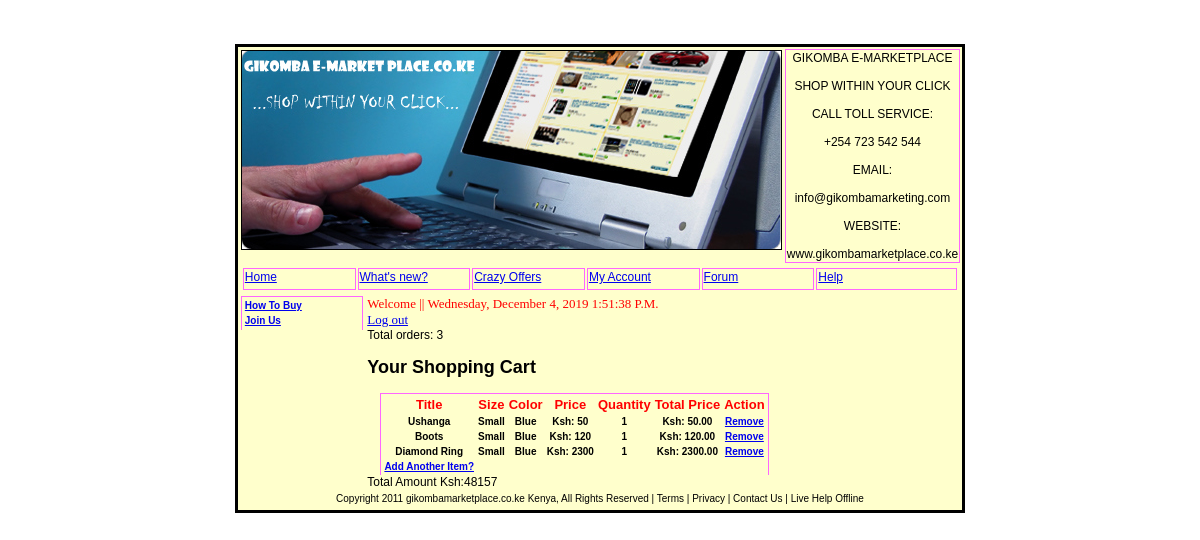
The app's page /showcart.php with its own data.
### tables this page shows
CREATE TABLE `store_shoppertrack` (
  `id` int(3) NOT NULL auto_increment,
  `session_id` varchar(255) NOT NULL,
  `sel_item_id` int(3) NOT NULL,
  `sel_item_qty` smallint(255) NOT NULL,
  `sel_item_size` varchar(255) NOT NULL,
  `sel_item_color` varchar(255) NOT NULL,
  `date_added` datetime NOT NULL,
  PRIMARY KEY  (`id`)
);

CREATE TABLE `store_items` (
  `id` int(3) NOT NULL auto_increment,
  `cat_id` int(3) NOT NULL,
  `title` varchar(255) NOT NULL,
  `price` varchar(255) NOT NULL,
  `description` varchar(255) NOT NULL,
  `image` varchar(255) NOT NULL,
  PRIMARY KEY  (`id`)
);

### showcart.php (the view, shortened to what this page needs)
<html>
<head>
<link href="design.css" rel="stylesheet" type="text/css">
</head>
<body>
<table width="57%" align="center" class="mainbody">
  <tr valign="top" class="mainbody">
    <td height="88" colspan="2"><div align="center"><img src="images/banner2.jpg" width="539" height="198" border="1"></div></td>
    <td width="28%" height="88" class="menuheaders"><div align="center">GIKOMBA
        E-MARKETPLACE<br>
        <br>
        SHOP WITHIN YOUR CLICK <br>
        <br>
        CALL TOLL SERVICE:<br>
        <br>
        +254 723 542 544<br>
        <br>
        EMAIL: <br>
        <br>
        info@gikombamarketing.com<br>
        <br>
        WEBSITE:<br>
        <br>
        www.gikombamarketplace.co.ke</div></td>
  </tr>
  <tr valign="top">
    <td colspan="3"><table width="100%">
        <tr valign="top">
          <td width="16%" height="22" class="menuheaders"><p><a href="index.php">Home</a></p></td>
          <td width="16%" class="menuheaders"><a href="whats_new.php">What's new?</a></td>
          <td width="16%" class="menuheaders"><a href="crazy_offers.php">Crazy
            Offers</a></td>
          <td width="16%" class="menuheaders"><a href="account.php">My Account</a></td>
          <td width="16%" class="menuheaders"><a href="community.php">Forum</a></td>
          <td width="20%" class="menuheaders"><a href="help.php">Help</a></td>
        </tr>
      </table></td>
  </tr>
  <tr>
    <td width="23%" height="159" valign="top"><table width="100%" align="center" class="tabledesign">
        <tr>
          <td valign="top"><a href="help.php">How to buy</a></td>
        </tr>
        <tr>
          <td height="14" valign="top"><a href="signup.php">join us</a></td>
        </tr>
      </table></td>
    <td valign="top">
      <?php
echo"<font face='Verdana' size='2' color=red >Welcome <font color=blue>$_SESSION[name]</font>|| <span class=style49
 id=clock>Thursday, January 15, 2009</span>
              <script type=text/javascript src=clock.js></script><A HREF=logout.php><br>Log out<br></A></center></font></span>
	</font>";
  $msg = "<h2>Your Shopping Cart</h2>";
  $get_cart = "select st.id, si.title, si.price, st.sel_item_qty,
  st.sel_item_size, st.sel_item_color from store_shoppertrack as st
  left join store_items as si on si.id = st.sel_item_id where
  session_id = '$PHPSESSID'";
  $get_cart_res = mysql_query($get_cart) or die(mysql_error());
  $counter = 0;
  while ($row = mysql_fetch_array($get_cart_res))
  {
    $counter++;
  }
  echo "Total orders: {$counter}<br>";
  $get_cart_res = mysql_query($get_cart) or die(mysql_error());
 if (mysql_num_rows($get_cart_res) < 1) {
     $msg .= "<P>You have no items in your cart.
     Please <a href=\"buy.php\">continue to shop</a>!</p>";
  } else {
      $msg .= "
      <table align=center class=tabledesign>
     <tr valign=top>
     <th><font color='red' size='2' face='Verdana, Arial, Helvetica, sans-serif'>Title</font></th>
     <th><font color='red' size='2' face='Verdana, Arial, Helvetica, sans-serif'>Size</font></th>
     <th><font color='red' size='2' face='Verdana, Arial, Helvetica, sans-serif'>Color</font></th>
     <th><font color='red' size='2' face='Verdana, Arial, Helvetica, sans-serif'>Price</font></th>
    <th><font color='red' size='2' face='Verdana, Arial, Helvetica, sans-serif'>Quantity</font></th>
     <th><font color='red' size='2' face='Verdana, Arial, Helvetica, sans-serif'>Total Price</font></th>
     <th><font color='red' size='2' face='Verdana, Arial, Helvetica, sans-serif'>Action</font></th>
     </tr>";
     while ($cart = mysql_fetch_array($get_cart_res)) {
         $id = $cart['id'];
         $item_title = stripslashes($cart['title']);
         $item_price = $cart['price'];
         $item_qty = $cart['sel_item_qty'];
         $item_color = $cart['sel_item_color'];
         $item_size = $cart['sel_item_size'];
         $total_price = sprintf("%.02f", $item_price * $item_qty);
         $msg .= "<tr valign=top>
         <td align=center><font color='black' size='1' face='Verdana, Arial, Helvetica, sans-serif'>$item_title </font><br></td>
         <td align=center><font color='black' size='1' face='Verdana, Arial, Helvetica, sans-serif'>$item_size </font><br></td>
         <td align=center><font color='black' size='1' face='Verdana, Arial, Helvetica, sans-serif'>$item_color</font> <br></td>
         <td align=center><font color='black' size='1' face='Verdana, Arial, Helvetica, sans-serif'>Ksh: $item_price</font> <br></td>
         <td align=center><font color='black' size='1' face='Verdana, Arial, Helvetica, sans-serif'>$item_qty</font> <br></td>
         <td align=center><font color='black' size='1' face='Verdana, Arial, Helvetica, sans-serif'>Ksh: $total_price</font></td>
         <td align=center><font color='black' size='1' face='Verdana, Arial, Helvetica, sans-serif'><a href=\"removefromcart.php?id=$id\">remove</a></font></td>
         </tr>
		 ";
     }
     $msg .= "<tr><td align=center><font color='black' size='1' face='Verdana, Arial, Helvetica, sans-serif'><a href='buy.php'>Add another item?</a></font></td></tr></table>";
  }
?>
      <?php
 print "$msg";
	  $query="SELECT SUM(price) FROM store_items";
	  $result=mysql_query($query);
	    while ($row = mysql_fetch_array($result))
  {
    $totalAmount= $row["SUM(price)"];
 print "<font color=black>Total Amount Ksh:".$totalAmount."</font>";
  }
 ?>
     </td><br>
<br>
    <td valign="top">&nbsp;</td>
  </tr>
  <tr valign="top">
    <td height="16" colspan="3"><div align="center">
        <p class="text">Copyright 2011 gikombamarketplace.co.ke Kenya, All Rights
          Reserved | Terms | Privacy | Contact Us | Live Help Offline</p>
      </div></td>
  </tr>
</table>
</body>
</html>

### design.css (style rules this page uses)
.mainbody { font-family: Verdana, Arial, Helvetica, sans-serif; font-size: 12px; line-height: normal; text-transform: none; background-color: #FFFFCC; border: solid #000000; color: #000000; }
.menuheaders { border: 1px solid #FF66FF; font-family: Verdana, Arial, Helvetica, sans-serif; font-size: 12px; font-style: normal; font-weight: normal; font-variant: normal; text-transform: none; text-decoration: none; }
.tabledesign { border-top-width: 1px; border-right-width: 1px; border-bottom-width: 1px; border-left-width: 1px; border-top-style: solid; border-right-style: solid; border-left-style: solid; border-top-color: #FF66FF; border-right-color: #FF66FF; border-bottom-color: #FF66FF; border-left-color: #FF66FF; font-family: Verdana, Arial, Helvetica, sans-serif; font-size: 10px; font-weight: bold; font-variant: normal; text-transform: capitalize; color: #0000CC; text-decoration: none; border-bottom-style: none; }
.text { font-family: Verdana, Arial, Helvetica, sans-serif; font-size: 10px; font-style: normal; line-height: normal; font-weight: normal; font-variant: normal; text-transform: none; text-decoration: none; }

### records on screen
store_shoppertrack: store_items.title "Ushanga", sel_item_size "Small", sel_item_color "Blue", store_items.price "50", sel_item_qty "1", sel_item_qty.price "50.00"
store_shoppertrack: store_items.title "Boots", sel_item_size "Small", sel_item_color "Blue", store_items.price "120", sel_item_qty "1", sel_item_qty.price "120.00"
store_shoppertrack: store_items.title "Diamond Ring", sel_item_size "Small", sel_item_color "Blue", store_items.price "2300", sel_item_qty "1", sel_item_qty.price "2300.00"

### other values on screen
$counter "3"
$totalAmount "48157"
